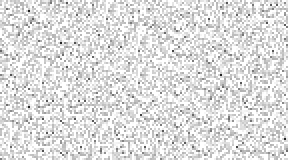

This is a level from a 2D game, rendered from its Tiled map with the project's own tilesets. A one-line summary and the complete map file follow:
An orthogonal 9x5 tile map with 32x32 px tiles, 1 tile layer (Static4), 6 hidden layers not drawn.

<map version="1.2" tiledversion="1.2.4" orientation="orthogonal" renderorder="right-down" width="9" height="5" tilewidth="32" tileheight="32" infinite="0" nextlayerid="8" nextobjectid="1">
 <tileset firstgid="1" name="Cameratiles" tilewidth="32" tileheight="32" tilecount="187" columns="11">
  <image source="Cameratiles.png" width="352" height="544" />
 </tileset>
 <layer id="1" name="Cam1Level1" width="9" height="5" visible="0">
  <data encoding="csv">
23,24,25,26,27,28,29,30,31,
34,35,36,37,38,39,40,41,42,
45,46,47,48,49,50,51,52,53,
56,57,58,59,60,61,62,63,64,
67,68,69,70,71,72,73,74,75
</data>
 </layer>
 <layer id="2" name="Cam1Level2" width="9" height="5" visible="0">
  <data encoding="csv">
78,79,80,81,82,83,84,85,86,
89,90,91,92,93,94,95,96,97,
100,101,102,103,104,105,106,107,108,
111,112,113,114,115,116,117,118,119,
122,123,124,125,126,127,128,129,130
</data>
 </layer>
 <layer id="3" name="Cam1Level3" width="9" height="5" visible="0">
  <data encoding="csv">
133,134,135,136,137,138,139,140,141,
144,145,146,147,148,149,150,151,152,
155,156,157,158,159,160,161,162,163,
166,167,168,169,170,171,172,173,174,
177,178,179,180,181,182,183,184,185
</data>
 </layer>
 <layer id="4" name="Static1" width="9" height="5" visible="0">
  <data encoding="csv">
16,1,13,13,4,14,12,15,12,
1,4,16,2,13,12,17,3,5,
15,17,17,4,3,5,12,3,15,
14,1,5,16,16,17,16,17,15,
15,15,16,17,13,4,3,6,2
</data>
 </layer>
 <layer id="5" name="Static2" width="9" height="5" visible="0">
  <data encoding="csv">
17,1,13,14,12,13,13,1,6,
3,13,5,15,15,2,17,3,17,
4,5,17,3,6,3,2,4,2,
6,2,15,4,4,15,15,17,16,
14,4,6,3,3,6,3,6,3
</data>
 </layer>
 <layer id="6" name="Static3" width="9" height="5" visible="0">
  <data encoding="csv">
4,16,14,1,14,3,16,16,2,
14,12,12,3,5,3,5,15,14,
13,3,15,15,16,17,5,15,16,
16,16,14,12,12,16,14,17,16,
2,13,6,14,2,4,3,4,17
</data>
 </layer>
 <layer id="7" name="Static4" width="9" height="5">
  <data encoding="csv">
17,2,14,13,3,6,12,14,16,
2,17,1,14,13,15,6,2,12,
1,13,14,6,13,6,17,12,5,
17,16,16,5,15,6,2,4,5,
13,16,12,4,12,14,2,15,17
</data>
 </layer>
</map>